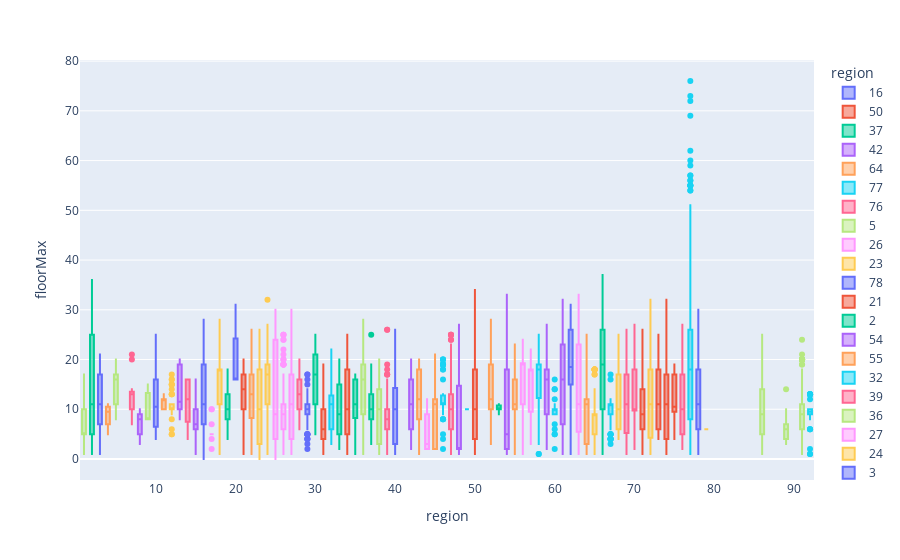

Notebook code for this chart:
### Code cell
#Сравнение кол-ва этажей
fig = px.box(dfRegionCompare, x="region", y="floorMax", color="region")
fig.show()
